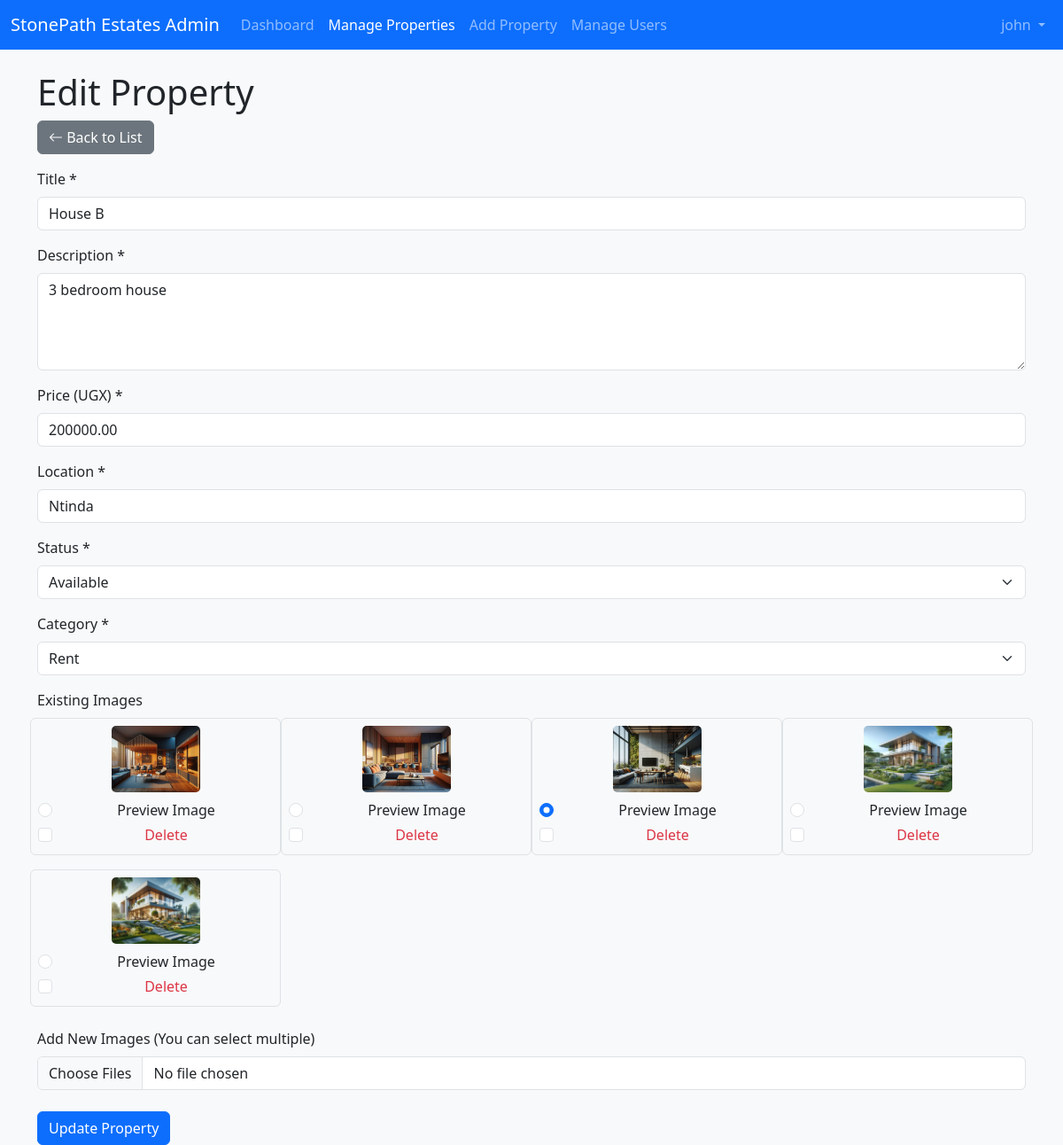
Page /admin/edit_property.php?id=4 (signed in) on the earlier database version.
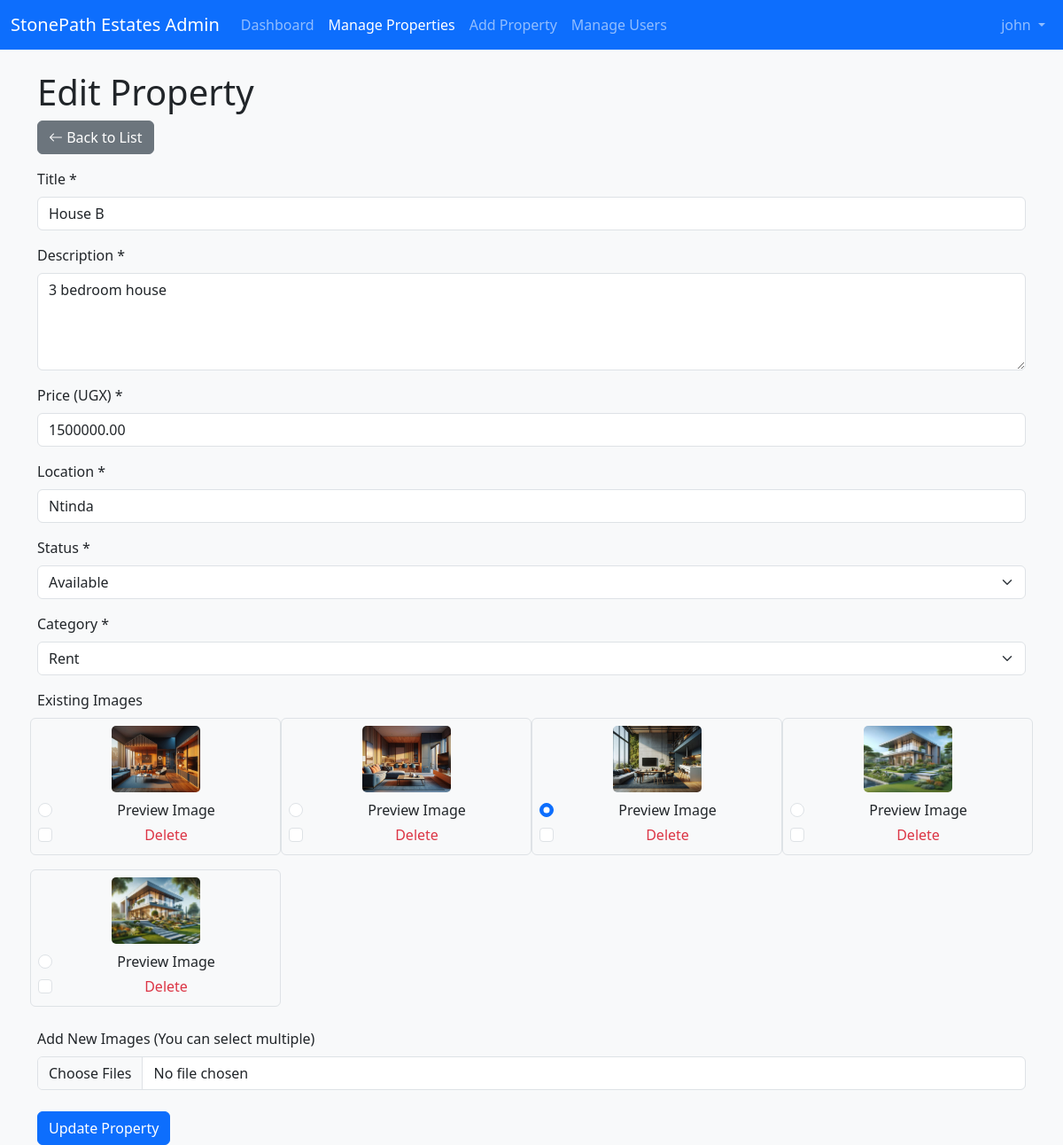
Same page on the later database version.
### tables this page shows
CREATE TABLE `properties` (
  `id` int(11) NOT NULL,
  `title` varchar(255) NOT NULL,
  `description` text DEFAULT NULL,
  `category` varchar(50) NOT NULL,
  `preview_image` varchar(255) DEFAULT NULL,
  `price` decimal(12,2) NOT NULL,
  `location` varchar(255) NOT NULL,
  `latitude` double DEFAULT NULL,
  `longitude` double DEFAULT NULL,
  `status` enum('available','rented','sold') DEFAULT 'available',
  `image` varchar(255) DEFAULT NULL,
  `created_at` timestamp NOT NULL DEFAULT current_timestamp()
);

CREATE TABLE `property_images` (
  `id` int(11) NOT NULL,
  `property_id` int(11) NOT NULL,
  `image_path` varchar(255) NOT NULL,
  `is_main` tinyint(1) DEFAULT 0
);

### admin/edit_property.php (the view, shortened to what the changed rows need)
<?php
require_once 'includes/connect.php';
$propertyId = (int)$_GET['id'];
$stmt = $pdo->prepare("SELECT * FROM properties WHERE id = ?");
$stmt->execute([$propertyId]);
$property = $stmt->fetch();
$stmtImg = $pdo->prepare("SELECT * FROM property_images WHERE property_id = ?");
$stmtImg->execute([$propertyId]);
$images = $stmtImg->fetchAll();
?>
<!DOCTYPE html>
<html lang="en">
<head>
    <link href="https://cdn.jsdelivr.net/npm/bootstrap@5.3.0/dist/css/bootstrap.min.css" rel="stylesheet" />
    <link href="https://cdn.jsdelivr.net/npm/bootstrap-icons@1.10.5/font/bootstrap-icons.css" rel="stylesheet" />
</head>
<body>
<?php include 'includes/header.php'; ?>
<div class="container mt-4">
    <h1>Edit Property</h1>
    <form action="edit_property.php?id=<?= $propertyId ?>" method="POST" enctype="multipart/form-data" novalidate>
        <div class="mb-3">
            <label for="title" class="form-label">Title *</label>
            <input type="text" id="title" name="title" class="form-control" required minlength="3" value="<?= htmlspecialchars($property['title']) ?>">
        </div>
        <div class="mb-3">
            <label for="description" class="form-label">Description *</label>
            <textarea id="description" name="description" class="form-control" rows="4" required><?= htmlspecialchars($property['description']) ?></textarea>
        </div>
        <div class="mb-3">
            <label for="price" class="form-label">Price (UGX) *</label>
            <input type="number" id="price" name="price" min="0" step="0.01" class="form-control" required value="<?= htmlspecialchars($property['price']) ?>">
        </div>
        <div class="mb-3">
            <label for="location" class="form-label">Location *</label>
            <input type="text" id="location" name="location" class="form-control" required value="<?= htmlspecialchars($property['location']) ?>">
        </div>
        <div class="mb-4">
            <?php if (count($images) === 0): ?>
                <p>No images uploaded for this property yet.</p>
            <?php else: ?>
                <div class="row g-3">
                    <?php foreach ($images as $img): ?>
                        <div class="col-md-3 text-center border rounded p-2 position-relative">
                            <img src="<?= htmlspecialchars($img['image_path']) ?>" alt="Image" class="thumb-img mb-2" />
                            <div>
                                <div class="form-check">
                                    <input class="form-check-input" type="radio"
                                        name="preview_image"
                                        id="preview_<?= $img['id'] ?>"
                                        value="<?= $img['id'] ?>"
                                        <?= ($property['preview_image'] === $img['image_path']) ? 'checked' : '' ?>
                                    >
                                    <label class="form-check-label" for="preview_<?= $img['id'] ?>">
                                        Preview Image
                                    </label>
                                </div>
                                <div class="form-check mt-1">
                                    <input class="form-check-input" type="checkbox" name="delete_images[]" id="delete_<?= $img['id'] ?>" value="<?= $img['id'] ?>">
                                    <label class="form-check-label text-danger" for="delete_<?= $img['id'] ?>">Delete</label>
                                </div>
                            </div>
                        </div>
                    <?php endforeach; ?>
                </div>
            <?php endif; ?>
        </div>
    </form>
</div>
<?php include 'includes/footer.php'; ?>
</body>
</html>

Differences in the rows shown:
changed properties "House B": price "200000.00" → "1500000.00"
